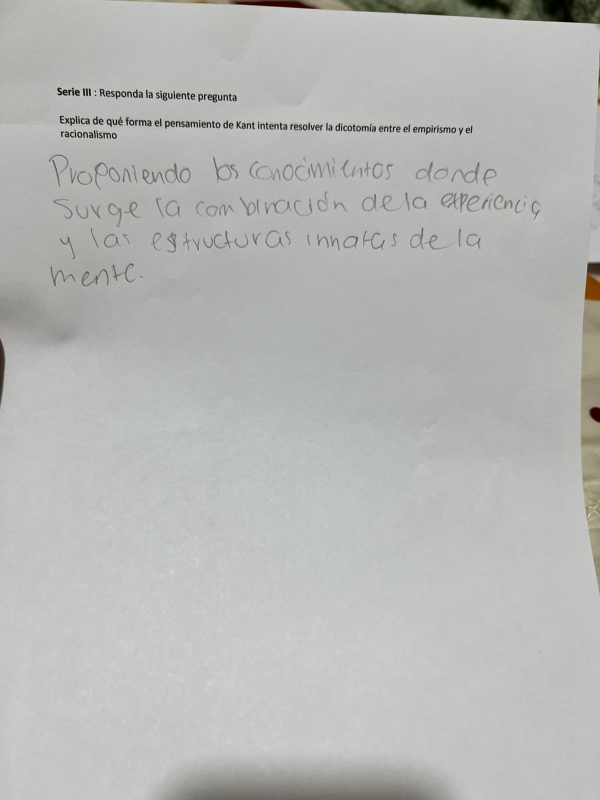
#> input picture data/2.jpg, 1200 x 1600 px (shown at 1/2 size)
$ python -i turbo_ocr.py   (imports and definitions only)
#> lines starting #> are read from the running program, lines starting #| are printed output that depends on the picture; after the words box and inside, x2 and y2 are one past the last pixel; in counts of white or black regions, pixels touching at a corner belong together
#> further down, picture is the input picture: shape (1600, 1200, 3); mean B, G, R 180.9, 184.1, 182.8
# modules/turbo_ocr.py

import cv2
import numpy as np
import pytesseract

pytesseract.pytesseract.tesseract_cmd = r'C:\Program Files\Tesseract-OCR\tesseract.exe'

def preparar_imagen_turbo(imagen):
    """
    Preprocesamiento avanzado para OCR: escala, ecualiza, suaviza, binariza.
    """
    gris = cv2.cvtColor(imagen, cv2.COLOR_BGR2GRAY)
    ecualizada = cv2.equalizeHist(gris)
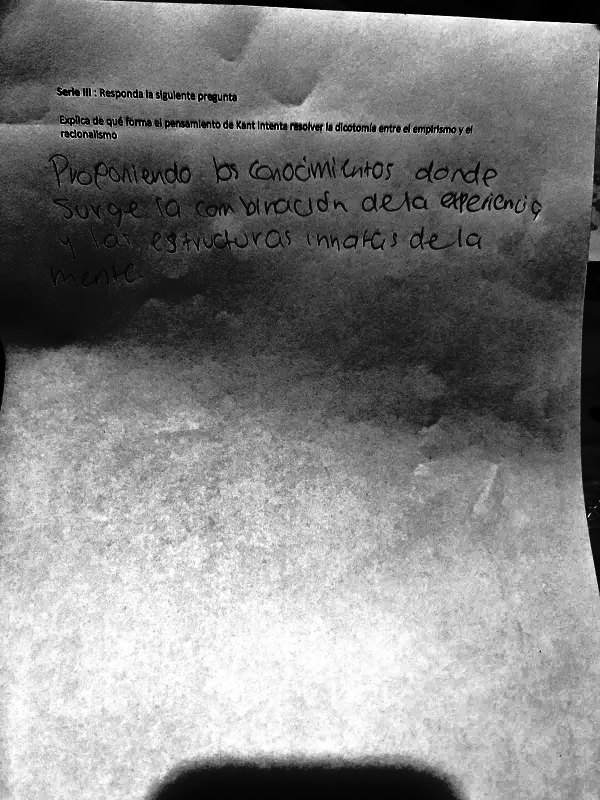
#> ecualizada: shape (1600, 1200) (shown at 1/2 size); min 0, max 255, mean 131.2
    suavizada = cv2.GaussianBlur(ecualizada, (3, 3), 0)

    binarizada = cv2.adaptiveThreshold(
        suavizada, 255,
        cv2.ADAPTIVE_THRESH_MEAN_C,
        cv2.THRESH_BINARY, 15, 9
    )
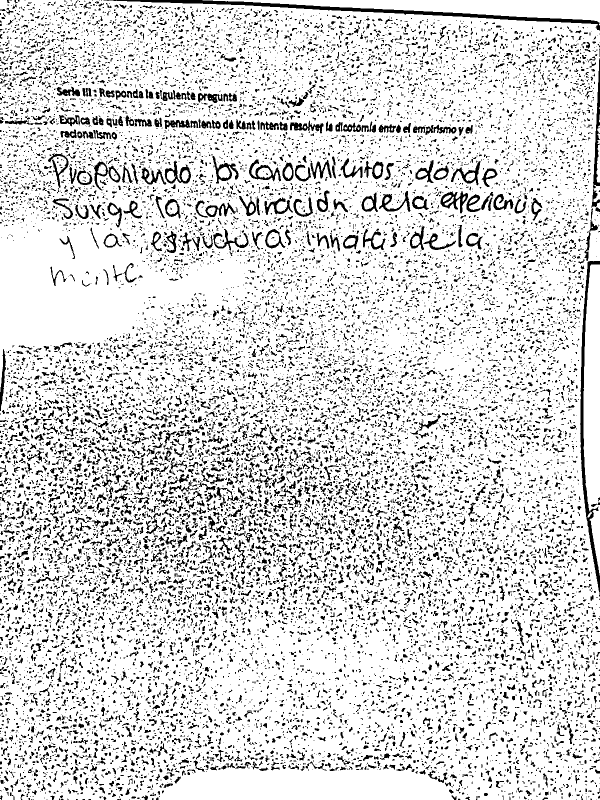
#> binarizada: shape (1600, 1200) (shown at 1/2 size); 84.7% white; 17625 black regions (13811 under 20 px), largest, box (x1, y1, x2, y2) and area: (207, 0, 1200, 61) 6479, (1160, 522, 1200, 1193) 4324, (1169, 116, 1200, 522) 2210

    # Escalar imagen para mejorar OCR
    escala = 2.0
    ancho = int(binarizada.shape[1] * escala)
#> ancho = 2400
    alto = int(binarizada.shape[0] * escala)
#> alto = 3200
    escalada = cv2.resize(binarizada, (ancho, alto), interpolation=cv2.INTER_LINEAR)
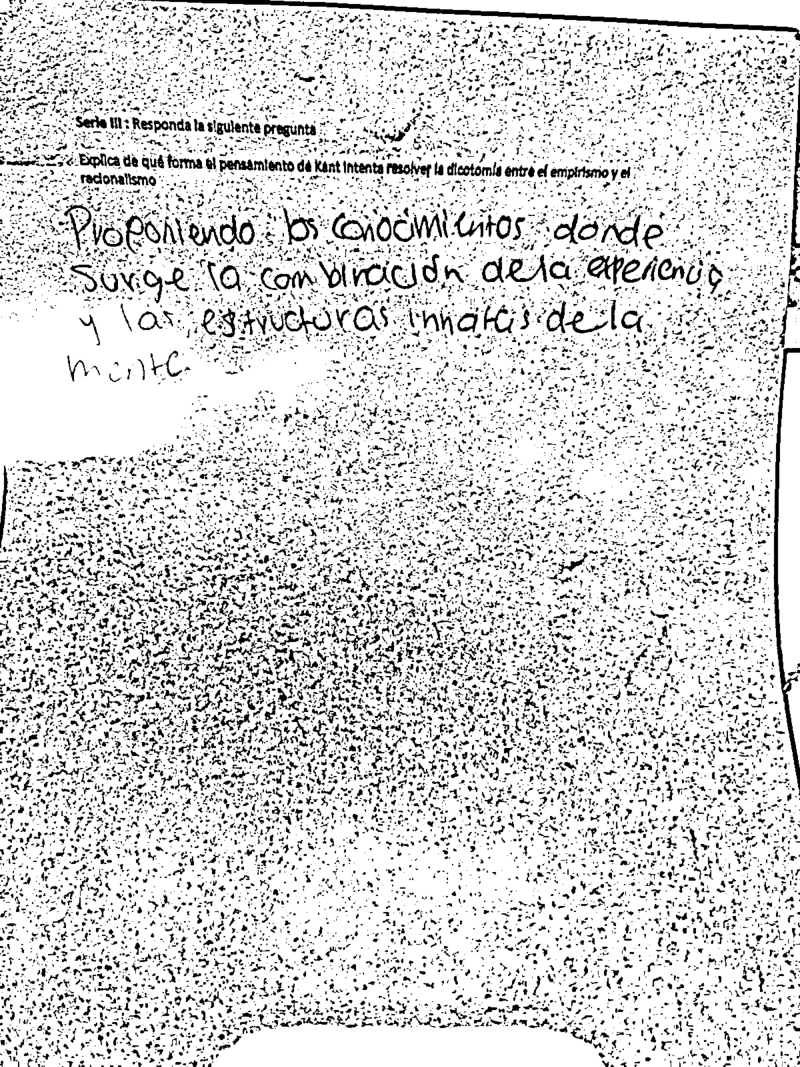
#> escalada: shape (3200, 2400) (shown at 1/3 size); min 0, max 255, mean 215.9

    return escalada

def detectar_bloques_manuscritos(imagen_binaria, min_altura=40):
    """
    Detecta áreas grandes de texto manuscrito.
    """
    invertida = cv2.bitwise_not(imagen_binaria)
    contornos, _ = cv2.findContours(invertida, cv2.RETR_EXTERNAL, cv2.CHAIN_APPROX_SIMPLE)

    bloques = []
    for cnt in contornos:
        x, y, w, h = cv2.boundingRect(cnt)
        if h >= min_altura and w > 50:
            bloque = imagen_binaria[y:y+h, x:x+w]
            bloques.append((y, bloque))

    # Ordenar de arriba a abajo
    bloques.sort(key=lambda x: x[0])
    return [b[1] for b in bloques]

def leer_ocr_puro(imagen, idioma='spa', psm=6):
    """
    Lee una imagen con OCR usando config personalizada.
    """
    config = f'--oem 3 --psm {psm}'
    return pytesseract.image_to_string(imagen, lang=idioma, config=config)

>>> import cv2
>>> picture = cv2.imread('../data/2.jpg')
>>> result = preparar_imagen_turbo(picture)
